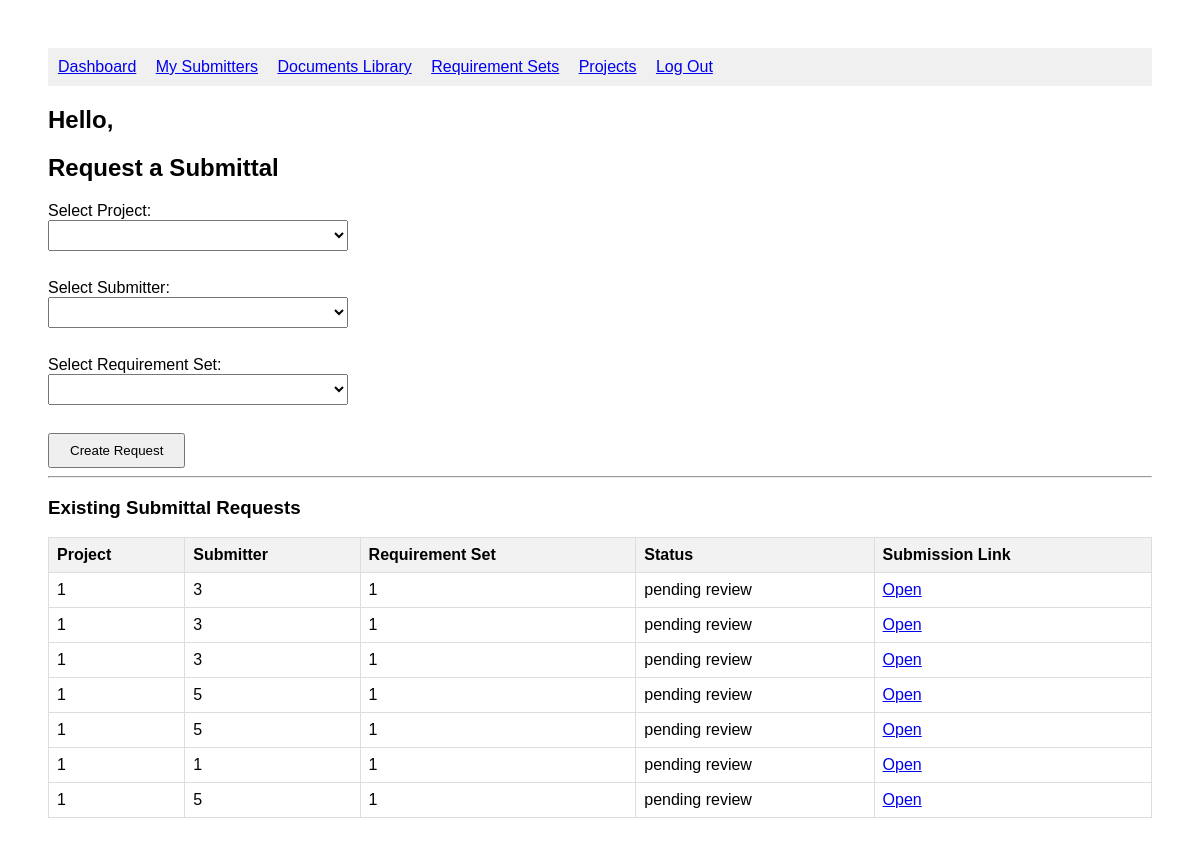
The app's page /admin (signed in), older data.
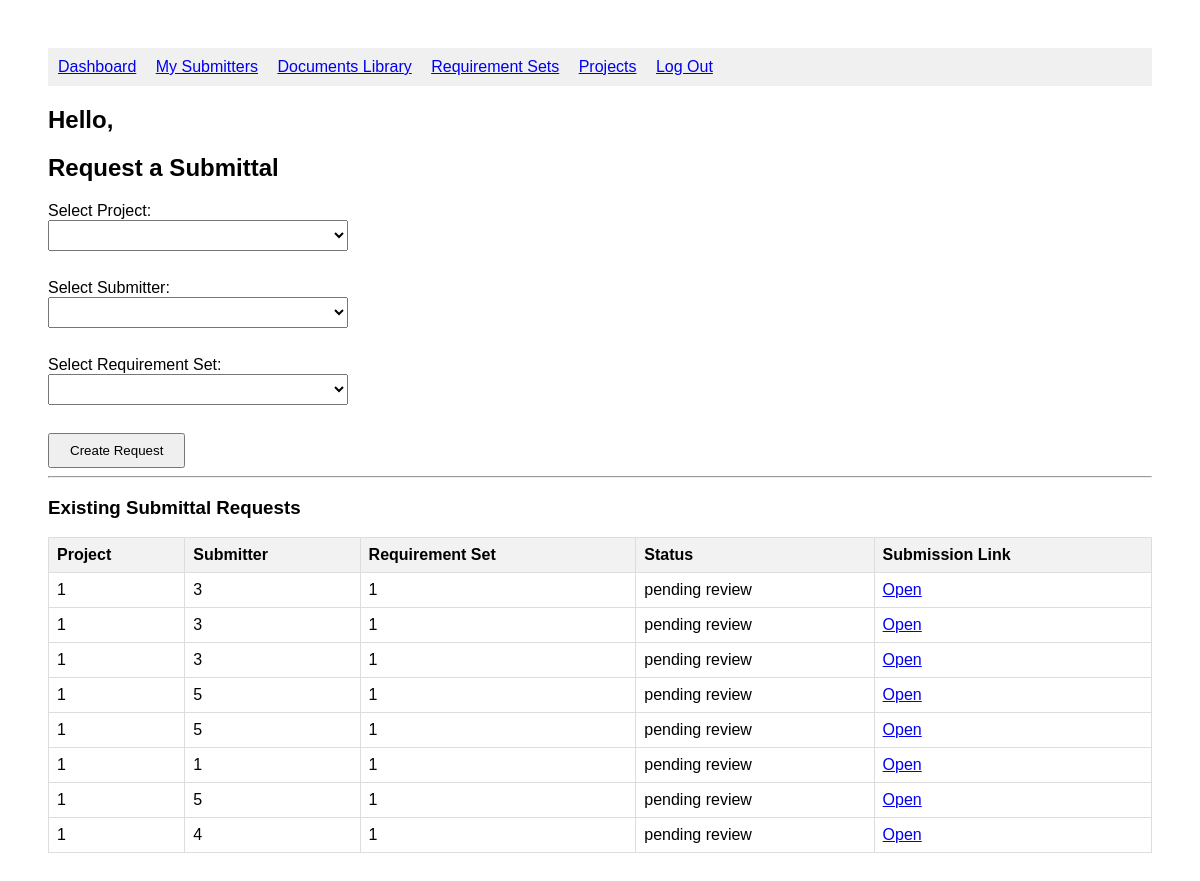
The same page, newer data.
### tables this page shows
CREATE TABLE "requests" (
    id INTEGER PRIMARY KEY AUTOINCREMENT,
    project_id INTEGER NOT NULL,
    submitter_id INTEGER NOT NULL,
    requirement_set_id INTEGER NOT NULL,
    admin_id INTEGER NOT NULL,
    token TEXT UNIQUE,
    status TEXT DEFAULT 'pending review',
    date_requested TEXT DEFAULT CURRENT_TIMESTAMP
);

### app.py (the view, shortened to what this page needs)
@app.route("/admin", methods=['GET', 'POST'])
def admin():
    db = get_db()
    user_id = session.get("id")
    if not user_id and not session.get("admin"):
        return redirect("/login")
    user = db.execute("SELECT * FROM admin_users WHERE id = ?", (session["id"],)).fetchone()
    subs = db.execute("SELECT * FROM submitting_users WHERE invited_by = ?", (session["id"],)).fetchall()
    projects = db.execute("SELECT * FROM project WHERE project_admin_id = ?", (user_id,)).fetchall()
    sets = db.execute("SELECT * FROM requirement_sets WHERE admin_user_id = ?", (user_id,)).fetchall()
    requests = db.execute("SELECT * FROM requests").fetchall()
    return render_template("admin.html", user=user, subs=subs, projects=projects, sets=sets, requests=requests)

### app.py (called while the page is built)
def get_db():
    conn = sqlite3.connect("database.db")
    conn.row_factory = sqlite3.Row
    return conn

### templates/admin.html (shortened to what this page needs)
<!DOCTYPE html>
<html lang="en">
<head>
</head>
<body>
    <nav style="background-color: #f0f0f0; padding: 10px;">
        <a href="/admin" style="margin-right: 15px;">Dashboard</a>
        <a href="/my_submitters" style="margin-right: 15px;">My Submitters</a>
        <a href="/documents_library" style="margin-right: 15px;">Documents Library</a>
        <a href="/my_sets" style="margin-right: 15px;">Requirement Sets</a>
        <a href="/projects" style="margin-right: 15px;">Projects</a>
        <a href="/logout">Log Out</a>
    </nav>
    <h2>Hello, {{ user['name'] }}</h2>
    <h2>Request a Submittal</h2>
    <form method="POST">
        <label for="project">Select Project:</label><br>
        <select name="project" required>
        </select><br><br>
        <label for="submitter">Select Submitter:</label><br>
        <select name="submitter" required>
        </select><br><br>
        <label for="set">Select Requirement Set:</label><br>
        <select name="set" required>
        </select><br><br>
        <button type="submit">Create Request</button>
    </form>
    <hr>
        <h3>Existing Submittal Requests</h3>
    <table border="1" cellpadding="8" cellspacing="0">
        <tr>
            <th>Project</th>
            <th>Submitter</th>
            <th>Requirement Set</th>
            <th>Status</th>
            <th>Submission Link</th>
        </tr>
    {% for req in requests %}
    <tr>
        <td>{{ req.project_id }}</td>
        <td>{{ req.submitter_id }}</td>
        <td>{{ req.requirement_set_id }}</td>
        <td>{{ req.status }}</td>
        <td> <a href="/submission/{{ req.token }}" target="_blank">Open</a></td>
    </tr>
    {% else %}
    <tr>
        <td colspan="5">No requests yet.</td>
    </tr>
    {% endfor %}
</table>
</body>
</html>

### templates/admin.html (style rules this page uses)
body { font-family: Arial, sans-serif; padding: 40px; }
h2 { margin-bottom: 20px; }
table { width: 100%; border-collapse: collapse; margin-bottom: 30px; }
th, td { border: 1px solid #ddd; padding: 8px; text-align: left; }
th { background-color: #f2f2f2; }
form input, form select { margin-bottom: 10px; padding: 6px; width: 300px; }
button { padding: 8px 20px; }

Row changes from the older to the newer data that the page shows:
added requests: project_id "1", submitter_id "4", requirement_set_id "1", status "pending review"
